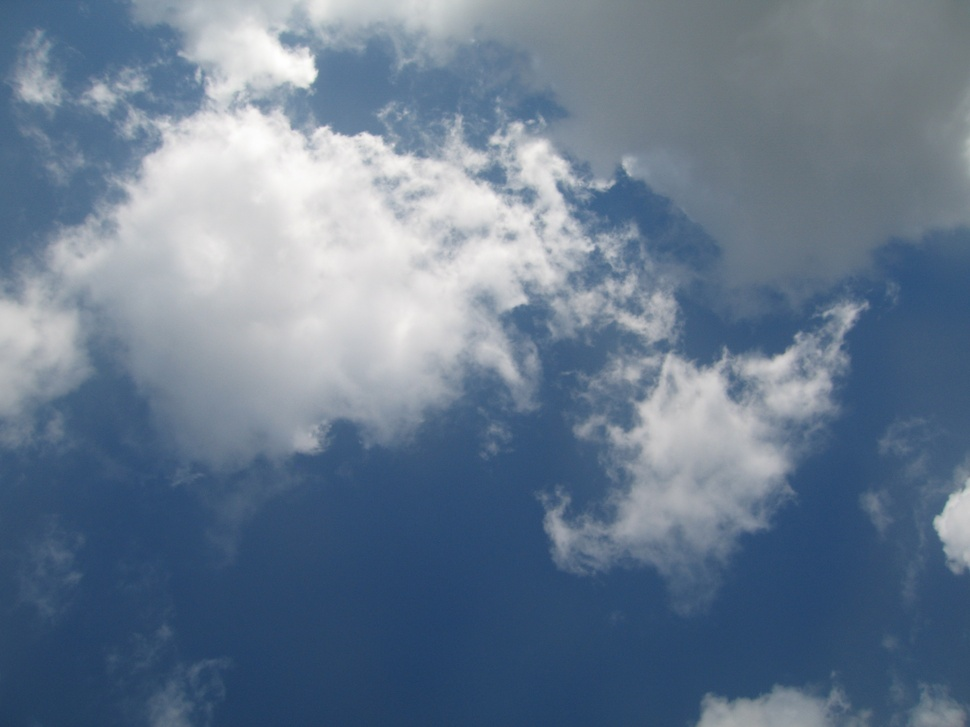
#> input picture img/20160825-143207-156-1.jpg, 970 x 727 px, shrunk from 3072 x 2304 before the run
$ jupyter execute --allow-errors Find-Cloud.ipynb   (shell and % lines are left out)   (Python 2 division)
#> lines starting #> are read from the running program, lines starting #| are printed output that depends on the picture
[cell 1]
import numpy as np
from PIL import Image
import matplotlib.pyplot as plt

[cell 2]
np.set_printoptions(precision=4)

[cell 3]
# g === area (big image)
# f === fragment
g = Image.open('img/20160825-143207-156-1.jpg').convert('L')
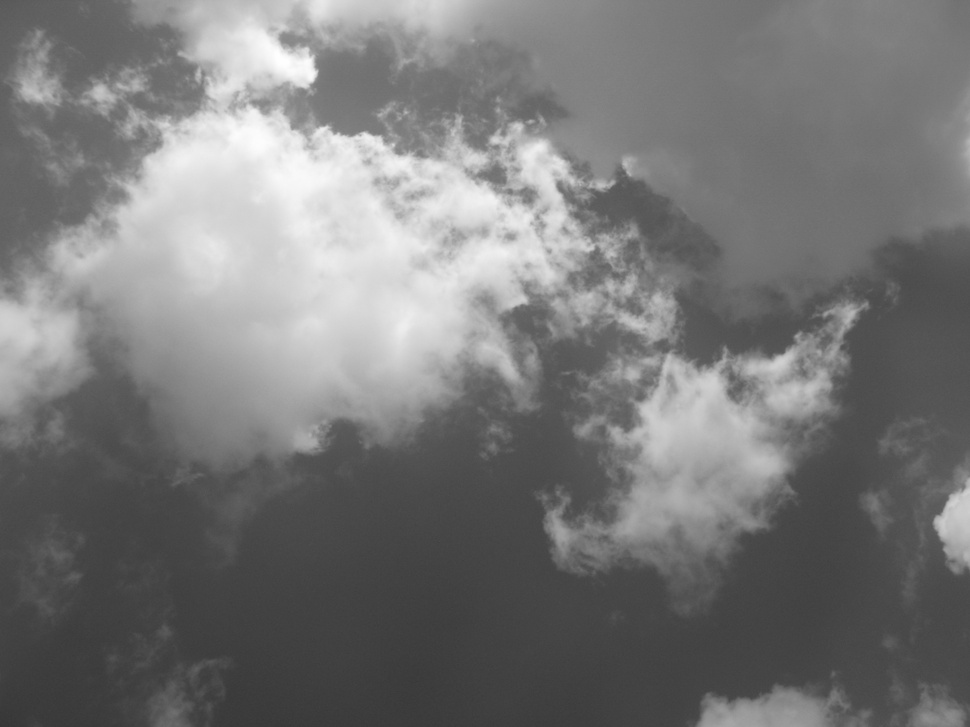
#> g: PIL image 970x727 L; min 53, max 255, mean 119.3

wg = g.width // 6
#> wg = 161
hg = g.height // 6
#> hg = 121
xg = 200
yg = 200

box = (xg, yg, xg + wg, yg + hg)
#> box = (200, 200, 361, 321)
g = g.crop(box)
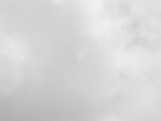
#> g: PIL image 161x121 L; min 175, max 242, mean 213.7
g

[cell 4]
print g.size
#| (161, 121)
g_mat = np.asarray(g.getdata(), dtype=np.int8).reshape(g.size[1], g.size[0])

[cell 5]
# Crop fragment from area image
wf = 100
hf = 100
# For moving averages computing
offset_x = 20
offset_y = 20
xf = np.random.randint(offset_x, g.size[0] - wf - offset_x)
#> xf = 32
#> (the rest of this cell did not finish here and is left out)

#> (a cell that did not finish here is left out)

[cell 7]
num_shades = 256
# Create indicators of f
# of size == g.size
chi = np.zeros((num_shades, g.size[1], g.size[0]), dtype=bool)

#> (a cell that did not finish here is left out)

[cell 9]
Image.fromarray(chi.sum(axis=0).astype('uint8')*(num_shades - 1), 'L')

#> (a cell that did not finish here is left out)

[cell 11]
fft_chi = np.fft.fft2(chi)

[cell 12]
fft_g = np.fft.fft2(g_mat)

[cell 13]
# Scalar product (g_frag, chi[i])
sp_g_frag_chi = np.zeros((num_shades, g.size[1] - hf, g.size[0] - wf))

#> (the rest of this cell did not finish here and is left out)

[cell 14]
# || Projection of g_frag on f ||^2
norm_pr_gfrag_sqr = np.zeros((g.size[1] - hf, g.size[0] - wf))
#> (the rest of this cell did not finish here and is left out)

[cell 15]
plt.plot(norm_pr_gfrag_sqr.ravel())
#> norm_pr_gfrag_sqr: shape (21, 61) float64; every value is 0

[cell 16]
w_norm = norm_pr_gfrag_sqr.shape[1]
#> w_norm = 61
idx_pr = norm_pr_gfrag_sqr.argmax()
#> idx_pr = 0
#> (the rest of this cell did not finish here and is left out)

#> (a cell that did not finish here is left out)

[cell 18]
# chi_X -- const field of vision
# 1 1 1 0 0 ... 0
# 1 1 1 0 0 ... 0
# 1 1 1 0 0 ... 0
# 0 0 0 0 0 ... 0
# . . .
# 0 0 0 0 0 ... 0
chi_X = np.zeros((g.size[1], g.size[0]), dtype=bool)
chi_X[:hf, :wf] = np.ones((hf, wf))

# || g ||^2
fft_gsqr = np.fft.fft2(g_mat ** 2)
fft_chi_X = np.fft.fft2(chi_X)
norm_gfrag_sqr = np.fft.ifft2(fft_gsqr * fft_chi_X)[hf:, wf:].astype('float')

norm_gfrag_sqr = abs(norm_gfrag_sqr)
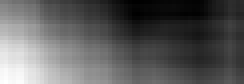
#> norm_gfrag_sqr: shape (21, 61) float64 (shown 4 times larger); min 116554, max 196434, mean 145418.7; drawn with min black and max white

[cell 19]
plt.plot(norm_gfrag_sqr.ravel())
#> figure, not shown here; curve peaks at x = 1221, y = 196434

[cell 20]
# E_gfrag = np.fft.ifft2(fft_g * fft_chi_X)[hf:, wf:].astype('float')
norm_E_gfrag_sqr = np.fft.ifft2(fft_g * fft_chi_X)[hf:, wf:].astype('float') \
                        ** 2 / (hf * wf)
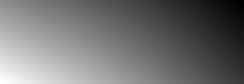
#> norm_E_gfrag_sqr: shape (21, 61) float64 (shown 4 times larger); min 12989248.5, max 24242427.8, mean 18028186.7; drawn with min black and max white

norm_E_gfrag_sqr = abs(norm_E_gfrag_sqr)

[cell 21]
plt.plot(norm_E_gfrag_sqr.ravel())
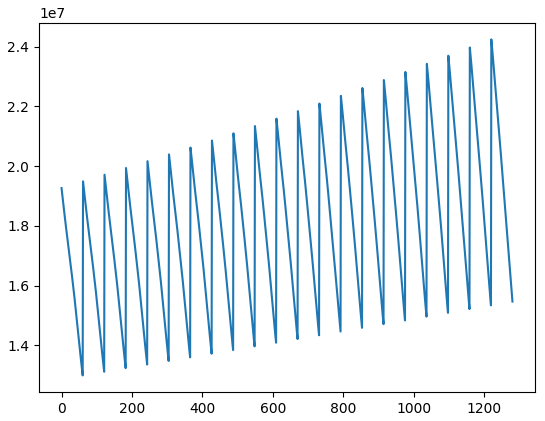
#> figure drawn by matplotlib, 1 panel; curve peaks at x = 1220, y = 24242427.8

[cell 22]
numerator = norm_gfrag_sqr - norm_pr_gfrag_sqr
plt.plot(numerator.ravel())

[cell 23]
denominator = norm_pr_gfrag_sqr - norm_E_gfrag_sqr
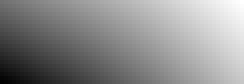
#> denominator: shape (21, 61) float64 (shown 4 times larger); min -24242427.8, max -12989248.5, mean -18028186.7; drawn with min black and max white
plt.plot(denominator.ravel())
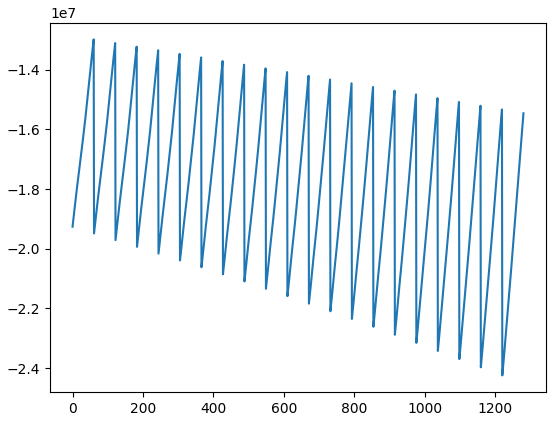
#> figure drawn by matplotlib, 1 panel; curve peaks at x = 60, y = -12989248.5

[cell 24]
w_norm = norm_pr_gfrag_sqr.shape[1]
idx_denom = denominator.ravel().argmax()
#> idx_denom = 60
#> (the rest of this cell did not finish here and is left out)

#> (a cell that did not finish here is left out)

[cell 26]
tau = abs(numerator) / abs(denominator)
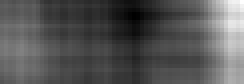
#> tau: shape (21, 61) float64 (shown 4 times larger); min 0.0071, max 0.01, mean 0.00809; drawn with min black and max white
plt.plot(tau.ravel())
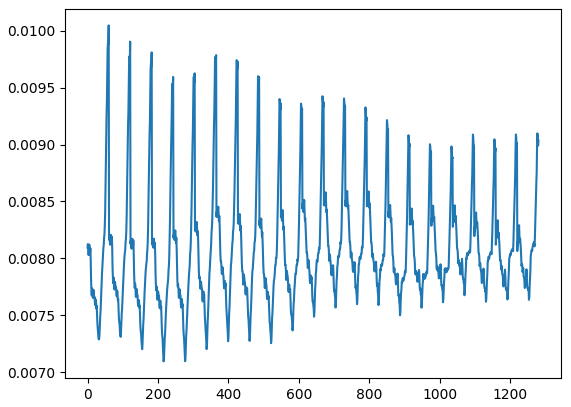
#> figure drawn by matplotlib, 1 panel; curve peaks at x = 60, y = 0.01

[cell 27]
index = tau.argmin()
#> index = 216
x_min = index % tau.shape[1] + 1
#> x_min = 34
y_min = index // tau.shape[1] + 1
#> y_min = 4
print index
#| 216
#> (the rest of this cell did not finish here and is left out)

[cell 28]
Image.fromarray(g_mat[y_min : y_min + hf , x_min : x_min + wf], 'L')
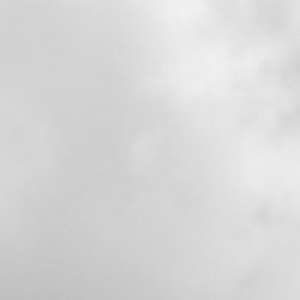
#> Out: PIL image 100x100 L (shown 3 times larger); min 191, max 241, mean 215.4

$ run again, with img/20160825-143207-156-2.jpg copied over img/20160825-143207-156-1.jpg
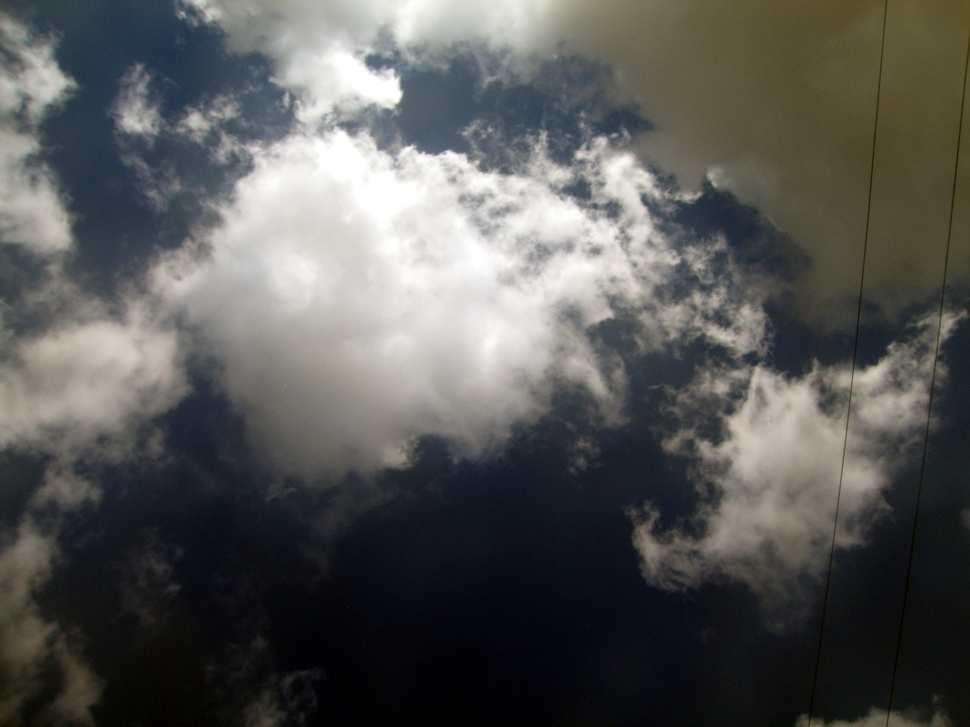
#> input picture img/20160825-143207-156-2.jpg, 970 x 727 px, shrunk from 3072 x 2304 before the run
#| (161, 121)
#> norm_pr_gfrag_sqr: shape (21, 61) float64; every value is 0
#> idx_denom = 60
#> `[cell 26] tau = abs(numerator) / abs(denominator) plt.plot(tau.ravel())`:
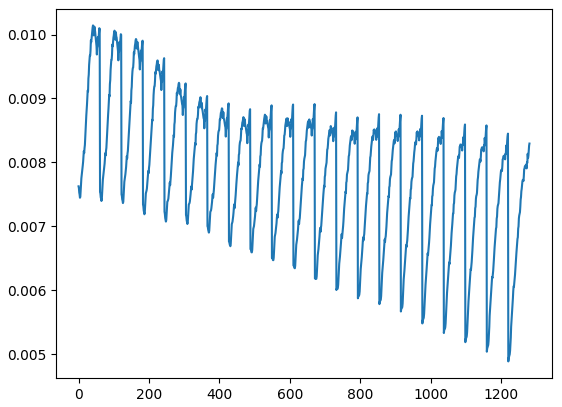
#> figure drawn by matplotlib, 1 panel; curve peaks at x = 41, y = 0.0101
#> index = 1220
#> x_min = 1
#> y_min = 21
#| 1220
#> `Image.fromarray(g_mat[y_min : y_min + hf , x_min : x_min + wf], 'L')`:
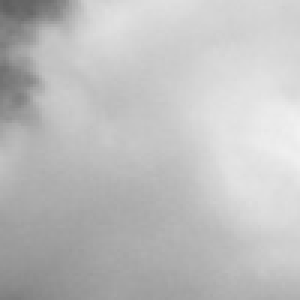
#> Out: PIL image 100x100 L (shown 3 times larger); min 95, max 241, mean 190.4
